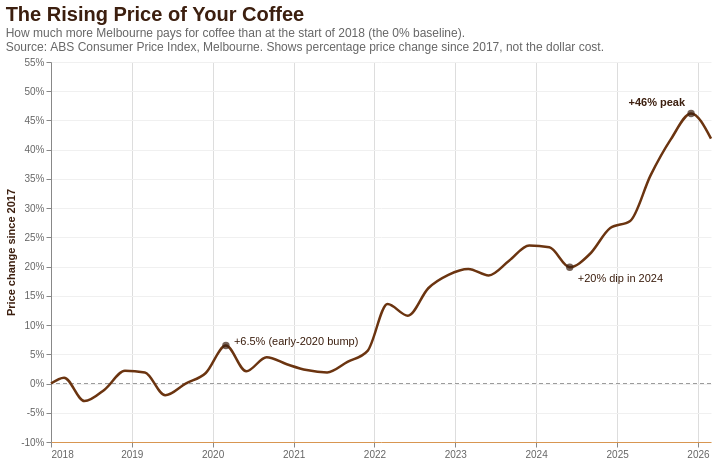

Vega-Lite specification for this chart:
### Vega-Lite specification from a JSON file in a GitHub repository (floating-point values rounded to 4 significant figures)
{"$schema": "https://vega.github.io/schema/vega-lite/v5.json", "title": {"text": "The Rising Price of Your Coffee", "subtitle": ["How much more Melbourne pays for coffee than at the start of 2018 (the 0% baseline).", "Source: ABS Consumer Price Index, Melbourne. Shows percentage price change since 2017, not the dollar cost."], "anchor": "start", "fontSize": 20, "subtitleFontSize": 12, "subtitleColor": "#666", "color": "#3C1F0F"}, "width": 660, "height": 380, "data": {"values": [{"date": "2018-", "pct": 0.0}, {"date": "2018-03", "pct": 1.0}, {"date": "2018-06", "pct": -3.0}, {"date": "2018-09", "pct": -1.0}, {"date": "2018-12", "pct": 2.2}, {"date": "2019-03", "pct": 1.9}, {"date": "2019-06", "pct": -2.0}, {"date": "2019-09", "pct": 0.0}, {"date": "2019-12", "pct": 1.8}, {"date": "2020-03", "pct": 6.5}, {"date": "2020-06", "pct": 2.1}, {"date": "2020-09", "pct": 4.5}, {"date": "2020-12", "pct": 3.3}, {"date": "2021-03", "pct": 2.3}, {"date": "2021-06", "pct": 1.9}, {"date": "2021-09", "pct": 3.7}, {"date": "2021-12", "pct": 5.6}, {"date": "2022-03", "pct": 13.6}, {"date": "2022-06", "pct": 11.6}, {"date": "2022-09", "pct": 16.3}, {"date": "2022-12", "pct": 18.6}, {"date": "2023-03", "pct": 19.6}, {"date": "2023-06", "pct": 18.5}, {"date": "2023-09", "pct": 21.0}, {"date": "2023-12", "pct": 23.6}, {"date": "2024-03", "pct": 23.3}, {"date": "2024-06", "pct": 19.9}, {"date": "2024-09", "pct": 22.2}, {"date": "2024-12", "pct": 26.6}, {"date": "2025-03", "pct": 27.8}, {"date": "2025-06", "pct": 35.6}, {"date": "2025-09", "pct": 41.8}, {"date": "2025-12", "pct": 46.2}, {"date": "2026-03", "pct": 41.9}]}, "layer": [{"data": {"values": [{"y": 0}]}, "mark": {"type": "rule", "color": "#999", "strokeDash": [4, 3], "strokeWidth": 1}, "encoding": {"y": {"field": "y", "type": "quantitative"}}}, {"mark": {"type": "line", "color": "#6B3410", "strokeWidth": 2.5, "interpolate": "monotone"}, "encoding": {"x": {"field": "date", "type": "temporal", "title": null, "axis": {"format": "%Y", "tickCount": "year", "labelColor": "#666", "domainColor": "#D89651"}, "scale": {"padding": 0, "nice": false}}, "y": {"field": "pct", "type": "quantitative", "scale": {"domain": [-8, 52]}, "title": "Price change since 2017", "axis": {"format": "+.0f", "labelExpr": "datum.value + '%'", "titleColor": "#3C1F0F", "labelColor": "#666", "grid": true, "gridColor": "#f0f0f0"}}, "tooltip": [{"field": "date", "type": "temporal", "title": "Quarter", "format": "%b %Y"}, {"field": "pct", "title": "Change since 2017", "format": "+.1f"}]}}, {"data": {"values": [{"date": "2020-03", "pct": 6.5}, {"date": "2024-06", "pct": 19.9}, {"date": "2025-12", "pct": 46.2}]}, "mark": {"type": "point", "filled": true, "color": "#3C1F0F", "size": 55}, "encoding": {"x": {"field": "date", "type": "temporal", "scale": {"padding": 0, "nice": false}}, "y": {"field": "pct", "type": "quantitative"}}}, {"data": {"values": [{"date": "2020-03", "pct": 6.5, "t": "+6.5% (early-2020 bump)"}]}, "mark": {"type": "text", "align": "left", "dx": 8, "dy": -4, "fontSize": 11, "color": "#3C1F0F"}, "encoding": {"x": {"field": "date", "type": "temporal", "scale": {"padding": 0, "nice": false}}, "y": {"field": "pct", "type": "quantitative"}, "text": {"field": "t"}}}, {"data": {"values": [{"date": "2024-06", "pct": 19.9, "t": "+20% dip in 2024"}]}, "mark": {"type": "text", "align": "left", "dx": 8, "dy": 12, "fontSize": 11, "color": "#3C1F0F"}, "encoding": {"x": {"field": "date", "type": "temporal", "scale": {"padding": 0, "nice": false}}, "y": {"field": "pct", "type": "quantitative"}, "text": {"field": "t"}}}, {"data": {"values": [{"date": "2025-12", "pct": 46.2, "t": "+46% peak"}]}, "mark": {"type": "text", "align": "right", "dx": -6, "dy": -10, "fontWeight": "bold", "fontSize": 11, "color": "#3C1F0F"}, "encoding": {"x": {"field": "date", "type": "temporal", "scale": {"padding": 0, "nice": false}}, "y": {"field": "pct", "type": "quantitative"}, "text": {"field": "t"}}}], "config": {"view": {"stroke": null}, "background": "white"}}
